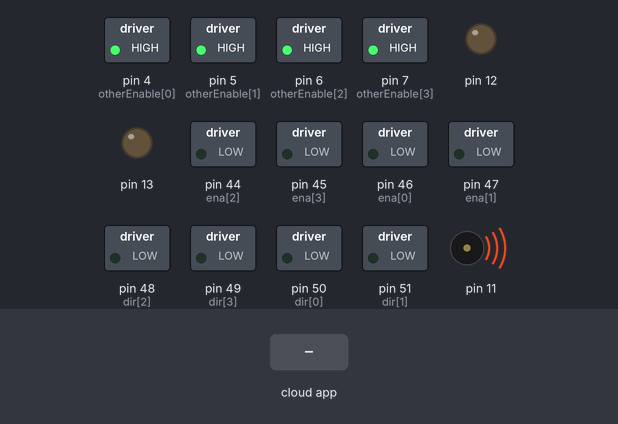
This sketch was run on a simulated Arduino Mega 2560, built with avr-gcc and run on an emulated ATmega2560. On the bench: switched loads named in the sketch (green lamp = pin HIGH), output pins drawn as LEDs (lit = HIGH), buzzer (waves = sounding). The test bench sets the inputs (shaded band). The ROS host is connected and sends only what is stated; pins used as bus, display or sensor lines are not drawn.

Above: at 1.2 s.
1.3 s: the phone or cloud app sets linear.x to -100
At 1.6 s:
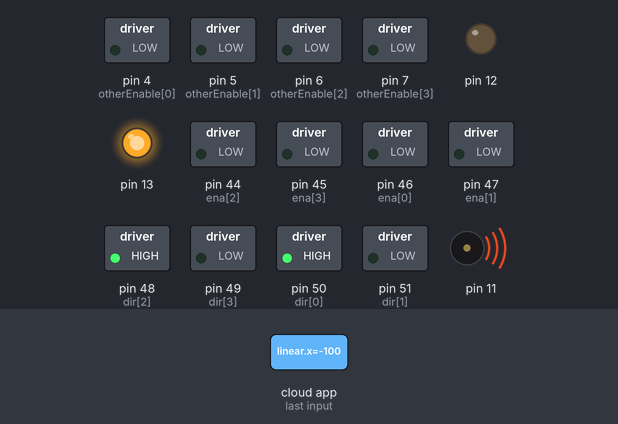
2.8 s: the phone or cloud app sets angular.z to -100
At 3.9 s:
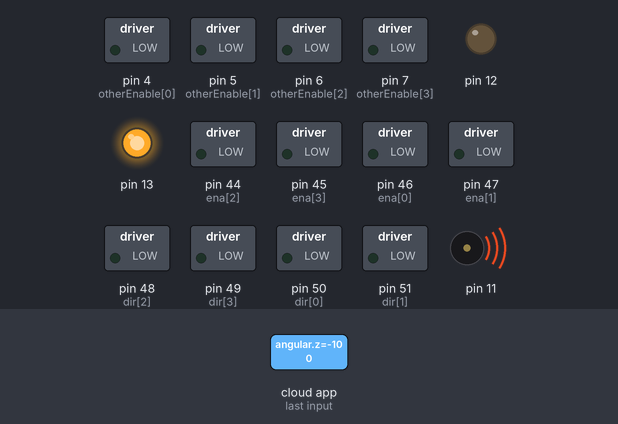
4.3 s: the phone or cloud app sets angular.z to 100
At 5.0 s:
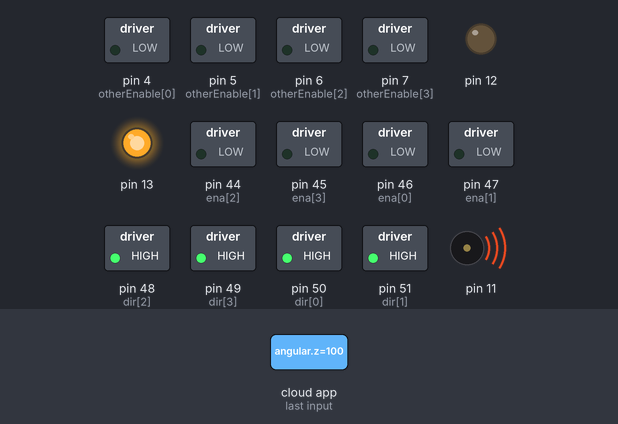
5.8 s: the phone or cloud app sets angular.z to 0
At 6.2 s:
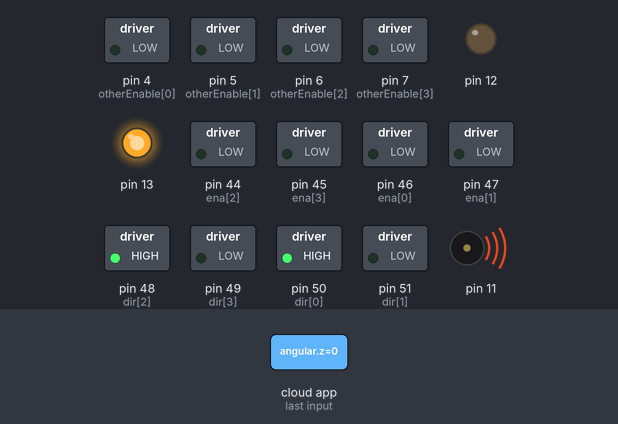
7.3 s: the phone or cloud app sets linear.x to 0
At 8.5 s:
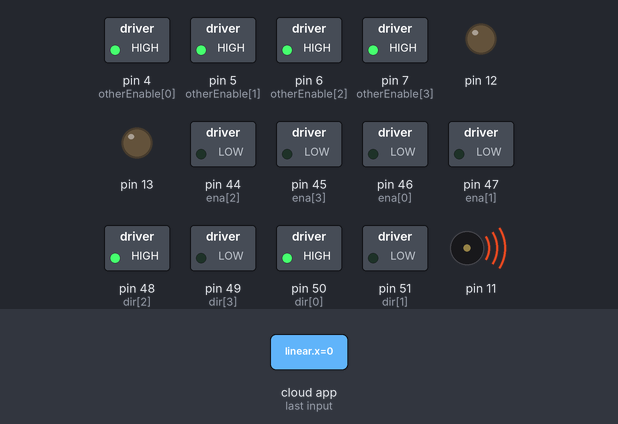
8.8 s: the phone or cloud app sets linear.x to 100
At 9.7 s:
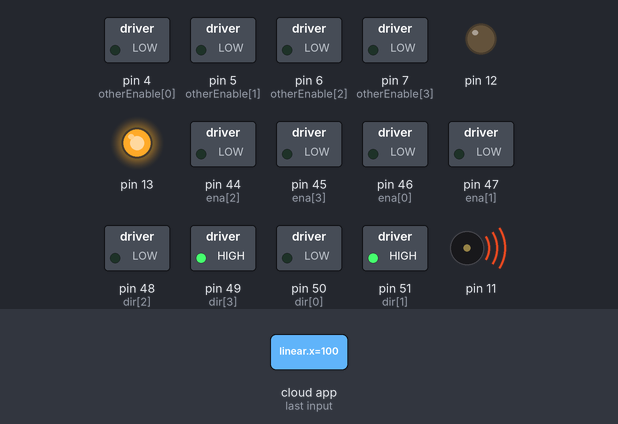
Timing chart, 0 to 11.3 s (numbered marks = the images above; inputs shaded):
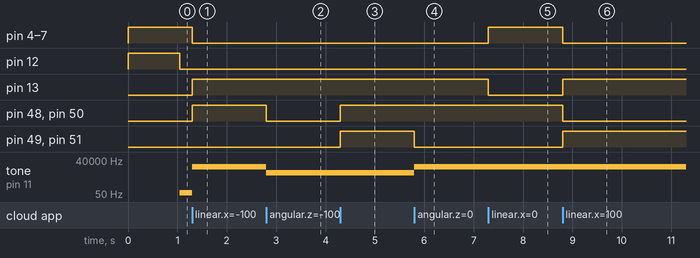

The sketch:

arduino_src.ino
```cpp
// Controlling arduino motors using ROS Twist keyboard
// Run each of the following commands in a new command line
//
// rosrun teleop_twist_keyboard teleop_twist_keyboard.py
// rosrun rosserial_python serial_node.py </dev/ttyUSB[0-9] or /dev/ttyACM[0-9]>

#include <stdlib.h>
#include <ros.h>
#include <geometry_msgs/Twist.h>

#define N_MOTORS 4

// Use for calibration of odometry (higher is slower)
#define linear_factor 2.9
#define angular_factor 9.7

ros::NodeHandle nh;
geometry_msgs::Twist msg;

float x;
float y;
float z;

const int ena[] = {46, 47, 44, 45};
const int otherEnable[] = {4, 5, 6, 7};
const int dir[] = {50, 51, 48, 49};

bool toggle = true;

// Is called when a new twist message is published on the given topic
void twist_callback(const geometry_msgs::Twist& cmd_vel)
{
	die();

	x = cmd_vel.linear.x;
	y = cmd_vel.linear.y;
	z = cmd_vel.angular.z;

	if (z == 0) {
		if (x > 0 && y == 0) {
			front();
		} else if (x < 0 && y == 0) {
			back();
		} else if (x == 0 && y > 0) {
			left();
		} else if (x == 0 && y < 0) {
			right();
		} else {
			return;
	        }
                if (x == 0) {
                    live(linear_factor / abs(y));
                } else {
                    live(linear_factor / abs(x));
                }
	} else {
		if(z > 0) {
			turnright();
		} else {
			turnleft();
		}
		live(angular_factor / abs(z));
	}
}

// Is currently in PWM mode, just because it's easy to set up, varying
// the duty cycle will have no effect on the motors, the prescaler will...
// For details on these terms, refer to the arduino ATMEGA-2560 reference manual chapter on Timers
void motor_pwm_setup() {
	pinMode(11, OUTPUT);
	pinMode(12, OUTPUT);

	TCCR1A = _BV(COM1A0) | _BV(COM1B1) | _BV(WGM11) | _BV(WGM10);
	TCCR1B = _BV(WGM13) | _BV(WGM12) | _BV(CS12);

	OCR1A = 500;
}

ros::Subscriber <geometry_msgs::Twist> sub("/cmd_vel", twist_callback);

void setup() {
	// Set up ROS node communication
	nh.initNode();
	nh.subscribe(sub);
	pinMode(13, OUTPUT);

	// Set up pins
	for (int i=0; i<N_MOTORS; i++) {
		pinMode(ena[i], OUTPUT);
		pinMode(dir[i], OUTPUT);
		pinMode(otherEnable[i], OUTPUT);

		digitalWrite(otherEnable[i], LOW);
		digitalWrite(dir[i], LOW);
		digitalWrite(ena[i], LOW); //LOW == Active
	}
	die();                // Kill the motors
	motor_pwm_setup();    // and start the motor clock signals
}

void loop() {
	nh.spinOnce();    // Check ROS for any incoming messages
}

// Kill all motors
void die() {
	for (int i=0; i<N_MOTORS; ++i) {
		digitalWrite(otherEnable[i] , HIGH);
	}
	digitalWrite(13, LOW);
}

// Set all motors on
void live(float speed) {
	OCR1A = speed;

	for (int i=0; i<N_MOTORS; ++i) {
		digitalWrite(otherEnable[i] , LOW);
	}
	digitalWrite(13, HIGH);
}

// The following fucntions set set the stepper controllers
// to turn the motors in the given direction
// NOTE: left and right are strafing directions
void front() {
	digitalWrite(dir[0], LOW);
	digitalWrite(dir[1], HIGH);
	digitalWrite(dir[2], LOW);
	digitalWrite(dir[3], HIGH);
}

void back() {
	digitalWrite(dir[0], HIGH);
	digitalWrite(dir[1], LOW);
	digitalWrite(dir[2], HIGH);
	digitalWrite(dir[3], LOW);
}

void left() {
	digitalWrite(dir[0], HIGH);
	digitalWrite(dir[1], HIGH);
	digitalWrite(dir[2], LOW);
	digitalWrite(dir[3], LOW);
}

void right() {
	digitalWrite(dir[0], LOW);
	digitalWrite(dir[1], LOW);
	digitalWrite(dir[2], HIGH);
	digitalWrite(dir[3], HIGH);
}

void turnleft() {
	digitalWrite(dir[0], LOW);
	digitalWrite(dir[1], LOW);
	digitalWrite(dir[2], LOW);
	digitalWrite(dir[3], LOW);
}

void turnright() {
	digitalWrite(dir[0], HIGH);
	digitalWrite(dir[1], HIGH);
	digitalWrite(dir[2], HIGH);
	digitalWrite(dir[3], HIGH);
}
```

Measured:
- after the input at 1.3 s, pin 4 (otherEnable[0]), pin 5 (otherEnable[1]), pin 6 (otherEnable[2]), pin 7 (otherEnable[3]): HIGH → LOW at once; pin 13, pin 48 (dir[2]), pin 50 (dir[0]): LOW → HIGH at once; tone on pin 11: 62 Hz → 10417 Hz at once
- after the input at 2.8 s, pin 48 (dir[2]), pin 50 (dir[0]): HIGH → LOW at once; tone on pin 11: 10417 Hz → 3125 Hz at once
- after the input at 4.3 s, pin 48 (dir[2]), pin 49 (dir[3]), pin 50 (dir[0]), pin 51 (dir[1]): LOW → HIGH at once
- after the input at 5.8 s, pin 49 (dir[3]), pin 51 (dir[1]): HIGH → LOW at once; tone on pin 11: 3125 Hz → 10417 Hz at once
- after the input at 7.3 s, pin 4 (otherEnable[0]), pin 5 (otherEnable[1]), pin 6 (otherEnable[2]), pin 7 (otherEnable[3]): LOW → HIGH at once; pin 13: HIGH → LOW at once
- after the input at 8.8 s, pin 4 (otherEnable[0]), pin 5 (otherEnable[1]), pin 6 (otherEnable[2]), pin 7 (otherEnable[3]), pin 48 (dir[2]), pin 50 (dir[0]): HIGH → LOW at once; pin 13, pin 49 (dir[3]), pin 51 (dir[1]): LOW → HIGH at once
